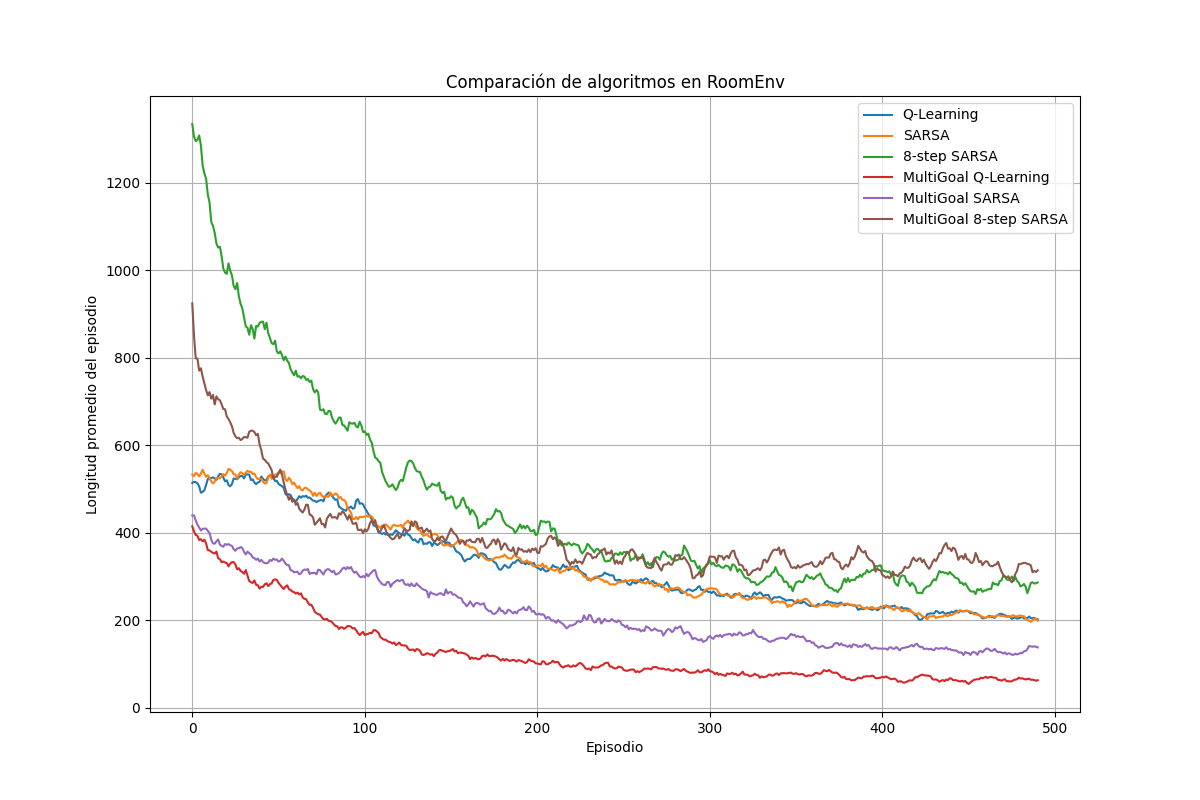

Python code for this plot:
import numpy as np
import matplotlib.pyplot as plt
from collections import defaultdict, deque
from tqdm import tqdm
from Environments.MultiGoalEnvs.RoomEnv import RoomEnv

# Estado en RoomEnv es: (posición_del_agente, objetivo_actual)
# Necesitamos adaptar los algoritmos para trabajar con este formato

class StandardQLearningAgent:
    def __init__(self, action_space, learning_rate=0.1, discount=0.99, epsilon=0.1, init_value=1.0):
        self.action_space = action_space
        self.alpha = learning_rate
        self.gamma = discount
        self.epsilon = epsilon
        self.Q = defaultdict(lambda: defaultdict(lambda: init_value))
        
    def get_action(self, state):
        if np.random.random() < self.epsilon:
            return np.random.choice(self.action_space)
        return self.get_greedy_action(state)
    
    def get_greedy_action(self, state):
        state_key = self._get_state_key(state)
        return max(self.action_space, key=lambda a: self.Q[state_key][a])
    
    def update(self, state, action, reward, next_state, done):
        state_key = self._get_state_key(state)
        next_state_key = self._get_state_key(next_state)
        
        # Q-learning update (off-policy)
        best_next_action = max(self.action_space, key=lambda a: self.Q[next_state_key][a])
        best_next_value = self.Q[next_state_key][best_next_action]
        
        # Si el episodio terminó, no hay valor futuro
        if done:
            best_next_value = 0
            
        # Actualización Q-learning
        self.Q[state_key][action] += self.alpha * (
            reward + self.gamma * best_next_value - self.Q[state_key][action])
    
    def _get_state_key(self, state):
        # En RoomEnv, state es (posición, objetivo)
        # Convertimos a tupla para usar como clave en diccionario
        return tuple(state[0]), tuple(state[1])


class MultiGoalQLearningAgent(StandardQLearningAgent):
    def __init__(self, action_space, goals, learning_rate=0.1, discount=0.99, epsilon=0.1, init_value=1.0):
        super().__init__(action_space, learning_rate, discount, epsilon, init_value)
        # Guardamos la lista de todas las metas posibles
        self.goals = goals
        # Q[(estado, meta)][acción] para todas las metas
        self.Q = defaultdict(lambda: defaultdict(lambda: init_value))
    
    def get_action(self, state):
        # Usamos solo la meta actual para seleccionar la acción
        if np.random.random() < self.epsilon:
            return np.random.choice(self.action_space)
        return self.get_greedy_action(state)
    
    def get_greedy_action(self, state):
        # Basamos la decisión solo en la meta actual
        state_key = self._get_state_key(state)
        return max(self.action_space, key=lambda a: self.Q[state_key][a])
    
    def update(self, state, action, reward, next_state, done):
        position, current_goal = state
        next_position, next_goal = next_state
        
        # Actualizar Q-values para TODAS las metas
        for goal in self.goals:
            # Construir claves para estado y siguiente estado con esta meta
            state_key = (tuple(position), tuple(goal))
            next_state_key = (tuple(next_position), tuple(goal))
            
            # Calcular recompensa para esta meta (1 si posición = meta, 0 en otro caso)
            goal_reward = 1.0 if next_position == goal else 0.0
            
            # Q-learning update (off-policy) para esta meta específica
            best_next_action = max(self.action_space, key=lambda a: self.Q[next_state_key][a])
            best_next_value = self.Q[next_state_key][best_next_action]
            
            # Si llegamos a esta meta, no hay valor futuro
            goal_done = next_position == goal
            if goal_done:
                best_next_value = 0
                
            # Actualización Q-learning para esta meta
            self.Q[state_key][action] += self.alpha * (
                goal_reward + self.gamma * best_next_value - self.Q[state_key][action])
    
    def _get_state_key(self, state):
        # Para la selección de acciones, usamos la posición y meta actual
        position, current_goal = state
        return tuple(position), tuple(current_goal)


class StandardSarsaAgent(StandardQLearningAgent):
    def __init__(self, action_space, learning_rate=0.1, discount=0.99, epsilon=0.1, init_value=1.0):
        super().__init__(action_space, learning_rate, discount, epsilon, init_value)
        
    def update(self, state, action, reward, next_state, next_action, done):
        state_key = self._get_state_key(state)
        next_state_key = self._get_state_key(next_state)
        
        # SARSA update (on-policy)
        next_value = self.Q[next_state_key][next_action] if not done else 0
        
        # Actualización SARSA
        self.Q[state_key][action] += self.alpha * (
            reward + self.gamma * next_value - self.Q[state_key][action])


class MultiGoalSarsaAgent(MultiGoalQLearningAgent):
    def __init__(self, action_space, goals, learning_rate=0.1, discount=0.99, epsilon=0.1, init_value=1.0):
        super().__init__(action_space, goals, learning_rate, discount, epsilon, init_value)
        
    def update(self, state, action, reward, next_state, next_action, done):
        position, current_goal = state
        next_position, next_goal = next_state
        
        # Actualizar Q-values para TODAS las metas
        for goal in self.goals:
            # Construir claves para estado y siguiente estado con esta meta
            state_key = (tuple(position), tuple(goal))
            next_state_key = (tuple(next_position), tuple(goal))
            
            # Calcular recompensa para esta meta (1 si posición = meta, 0 en otro caso)
            goal_reward = 1.0 if next_position == goal else 0.0
            
            # SARSA update (on-policy) para esta meta específica
            goal_done = next_position == goal
            next_value = self.Q[next_state_key][next_action] if not goal_done else 0
                
            # Actualización SARSA para esta meta
            self.Q[state_key][action] += self.alpha * (
                goal_reward + self.gamma * next_value - self.Q[state_key][action])


class StandardNStepSarsaAgent:
    def __init__(self, action_space, n_steps=8, learning_rate=0.1, discount=0.99, epsilon=0.1, init_value=1.0):
        self.action_space = action_space
        self.n = n_steps
        self.alpha = learning_rate
        self.gamma = discount
        self.epsilon = epsilon
        self.Q = defaultdict(lambda: defaultdict(lambda: init_value))
        self.buffer = []  # Almacenar transiciones (s, a, r)
        
    def get_action(self, state):
        if np.random.random() < self.epsilon:
            return np.random.choice(self.action_space)
        return self.get_greedy_action(state)
    
    def get_greedy_action(self, state):
        state_key = self._get_state_key(state)
        return max(self.action_space, key=lambda a: self.Q[state_key][a])
    
    def start_episode(self):
        self.buffer = []
        
    def add_transition(self, state, action, reward):
        self.buffer.append((state, action, reward))
        
    def update(self, current_state, current_action):
        # Solo actualizamos si tenemos suficientes transiciones en el buffer
        if len(self.buffer) < self.n:
            return
            
        # Calcular el retorno n-step
        G = 0
        for i in range(min(self.n, len(self.buffer))):
            G += self.gamma**i * self.buffer[i][2]  # buffer[i][2] es la recompensa
            
        # Añadir estimación bootstrap si hay más estados
        if len(self.buffer) > self.n:
            bootstrap_state = self.buffer[self.n][0]
            bootstrap_action = self.buffer[self.n][1]
            bootstrap_key = self._get_state_key(bootstrap_state)
            G += self.gamma**self.n * self.Q[bootstrap_key][bootstrap_action]
            
        # Actualizar el estado más antiguo del buffer
        oldest_state = self.buffer[0][0]
        oldest_action = self.buffer[0][1]
        oldest_key = self._get_state_key(oldest_state)
        
        self.Q[oldest_key][oldest_action] += self.alpha * (G - self.Q[oldest_key][oldest_action])
        
        # Eliminar la transición más antigua
        self.buffer.pop(0)
        
    def end_episode(self):
        # Procesar todas las transiciones restantes al final del episodio
        while self.buffer:
            # Calcular retorno para el resto del episodio (sin bootstrap)
            G = 0
            for i, (_, _, r) in enumerate(self.buffer):
                G += self.gamma**i * r
                
            # Actualizar el estado más antiguo
            oldest_state = self.buffer[0][0]
            oldest_action = self.buffer[0][1]
            oldest_key = self._get_state_key(oldest_state)
            
            self.Q[oldest_key][oldest_action] += self.alpha * (G - self.Q[oldest_key][oldest_action])
            
            self.buffer.pop(0)
    
    def _get_state_key(self, state):
        return tuple(state[0]), tuple(state[1])


class MultiGoalNStepSarsaAgent:
    def __init__(self, action_space, goals, n_steps=8, learning_rate=0.1, discount=0.99, epsilon=0.1, init_value=1.0):
        self.action_space = action_space
        self.goals = goals
        self.n = n_steps
        self.alpha = learning_rate
        self.gamma = discount
        self.epsilon = epsilon
        self.Q = defaultdict(lambda: defaultdict(lambda: init_value))
        # Buffer para cada meta: {goal: [(s, a, r), ...]}
        self.goal_buffers = {goal: [] for goal in goals}
        
    def get_action(self, state):
        if np.random.random() < self.epsilon:
            return np.random.choice(self.action_space)
        return self.get_greedy_action(state)
    
    def get_greedy_action(self, state):
        state_key = self._get_state_key(state)
        return max(self.action_space, key=lambda a: self.Q[state_key][a])
    
    def start_episode(self):
        for goal in self.goals:
            self.goal_buffers[goal] = []
        
    def add_transition(self, state, action, next_state):
        position, _ = state
        next_position, _ = next_state
        
        # Añadir transición para cada meta con su recompensa específica
        for goal in self.goals:
            # Calcular recompensa para esta meta
            goal_reward = 1.0 if next_position == goal else 0.0
            
            # Añadir al buffer de esta meta: (estado actual con meta específica, acción, recompensa)
            state_with_goal = (position, goal)
            self.goal_buffers[goal].append((state_with_goal, action, goal_reward))
            
    def update(self):
        # Actualizar para cada meta si tenemos suficientes transiciones
        for goal in self.goals:
            buffer = self.goal_buffers[goal]
            
            # Solo actualizamos si tenemos suficientes transiciones
            if len(buffer) < self.n:
                continue
                
            # Calcular el retorno n-step para esta meta
            G = 0
            for i in range(min(self.n, len(buffer))):
                G += self.gamma**i * buffer[i][2]  # buffer[i][2] es la recompensa
                
            # Añadir estimación bootstrap si hay más estados
            if len(buffer) > self.n:
                bootstrap_state = buffer[self.n][0]
                bootstrap_action = buffer[self.n][1]
                bootstrap_key = self._get_state_key(bootstrap_state)
                G += self.gamma**self.n * self.Q[bootstrap_key][bootstrap_action]
                
            # Actualizar el estado más antiguo del buffer
            oldest_state = buffer[0][0]
            oldest_action = buffer[0][1]
            oldest_key = self._get_state_key(oldest_state)
            
            self.Q[oldest_key][oldest_action] += self.alpha * (G - self.Q[oldest_key][oldest_action])
            
            # Eliminar la transición más antigua
            self.goal_buffers[goal].pop(0)
        
    def end_episode(self):
        # Procesar todas las transiciones restantes para cada meta
        for goal in self.goals:
            buffer = self.goal_buffers[goal]
            
            while buffer:
                # Calcular retorno para el resto del episodio (sin bootstrap)
                G = 0
                for i, (_, _, r) in enumerate(buffer):
                    G += self.gamma**i * r
                    
                # Actualizar el estado más antiguo
                oldest_state = buffer[0][0]
                oldest_action = buffer[0][1]
                oldest_key = self._get_state_key(oldest_state)
                
                self.Q[oldest_key][oldest_action] += self.alpha * (G - self.Q[oldest_key][oldest_action])
                
                buffer.pop(0)
    
    def _get_state_key(self, state):
        return tuple(state[0]), tuple(state[1])


def run_experiment(n_episodes=500, n_runs=100, alpha=0.1, epsilon=0.1, gamma=0.99, init_value=1.0):
    env = RoomEnv()
    action_space = env.action_space
    goals = env.goals
    
    # Resultados para cada algoritmo
    results = {
        'Q-Learning': np.zeros((n_runs, n_episodes)),
        'SARSA': np.zeros((n_runs, n_episodes)),
        '8-step SARSA': np.zeros((n_runs, n_episodes)),
        'MultiGoal Q-Learning': np.zeros((n_runs, n_episodes)),
        'MultiGoal SARSA': np.zeros((n_runs, n_episodes)),
        'MultiGoal 8-step SARSA': np.zeros((n_runs, n_episodes)),
    }
    
    # Ejecutar experimentos para Q-Learning estándar
    for run in tqdm(range(n_runs), desc="Q-Learning"):
        agent = StandardQLearningAgent(action_space, alpha, gamma, epsilon, init_value)
        for episode in range(n_episodes):
            state = env.reset()
            done = False
            steps = 0
            
            while not done:
                action = agent.get_action(state)
                next_state, reward, done = env.step(action)
                agent.update(state, action, reward, next_state, done)
                state = next_state
                steps += 1
                
            results['Q-Learning'][run, episode] = steps
    
    # Ejecutar experimentos para SARSA estándar
    for run in tqdm(range(n_runs), desc="SARSA"):
        agent = StandardSarsaAgent(action_space, alpha, gamma, epsilon, init_value)
        for episode in range(n_episodes):
            state = env.reset()
            action = agent.get_action(state)
            done = False
            steps = 0
            
            while not done:
                next_state, reward, done = env.step(action)
                next_action = agent.get_action(next_state) if not done else None
                agent.update(state, action, reward, next_state, next_action, done)
                state = next_state
                action = next_action
                steps += 1
                
            results['SARSA'][run, episode] = steps
    
    # Ejecutar experimentos para 8-step SARSA estándar
    for run in tqdm(range(n_runs), desc="8-step SARSA"):
        agent = StandardNStepSarsaAgent(action_space, 8, alpha, gamma, epsilon, init_value)
        for episode in range(n_episodes):
            state = env.reset()
            done = False
            steps = 0
            agent.start_episode()
            
            while not done:
                action = agent.get_action(state)
                next_state, reward, done = env.step(action)
                
                # Añadir transición al buffer
                agent.add_transition(state, action, reward)
                
                # Actualizar valores Q para la transición más antigua (si hay suficientes)
                agent.update(state, action)
                
                state = next_state
                steps += 1
            
            # Procesar transiciones restantes al final del episodio
            agent.end_episode()
                
            results['8-step SARSA'][run, episode] = steps
    
    # Ejecutar experimentos para Q-Learning multi-goal
    for run in tqdm(range(n_runs), desc="MultiGoal Q-Learning"):
        agent = MultiGoalQLearningAgent(action_space, goals, alpha, gamma, epsilon, init_value)
        for episode in range(n_episodes):
            state = env.reset()
            done = False
            steps = 0
            
            while not done:
                action = agent.get_action(state)
                next_state, reward, done = env.step(action)
                agent.update(state, action, reward, next_state, done)
                state = next_state
                steps += 1
                
            results['MultiGoal Q-Learning'][run, episode] = steps
    
    # Ejecutar experimentos para SARSA multi-goal
    for run in tqdm(range(n_runs), desc="MultiGoal SARSA"):
        agent = MultiGoalSarsaAgent(action_space, goals, alpha, gamma, epsilon, init_value)
        for episode in range(n_episodes):
            state = env.reset()
            action = agent.get_action(state)
            done = False
            steps = 0
            
            while not done:
                next_state, reward, done = env.step(action)
                next_action = agent.get_action(next_state) if not done else None
                agent.update(state, action, reward, next_state, next_action, done)
                state = next_state
                action = next_action
                steps += 1
                
            results['MultiGoal SARSA'][run, episode] = steps
    
    # Ejecutar experimentos para 8-step SARSA multi-goal
    for run in tqdm(range(n_runs), desc="MultiGoal 8-step SARSA"):
        agent = MultiGoalNStepSarsaAgent(action_space, goals, 8, alpha, gamma, epsilon, init_value)
        for episode in range(n_episodes):
            state = env.reset()
            done = False
            steps = 0
            agent.start_episode()
            
            while not done:
                action = agent.get_action(state)
                next_state, reward, done = env.step(action)
                
                # Añadir transición al buffer para todas las metas
                agent.add_transition(state, action, next_state)
                
                # Actualizar valores Q para la transición más antigua
                agent.update()
                
                state = next_state
                steps += 1
            
            # Procesar transiciones restantes al final del episodio
            agent.end_episode()
                
            results['MultiGoal 8-step SARSA'][run, episode] = steps
    
    return results


def plot_results(results):
    plt.figure(figsize=(12, 8))
    
    # Calcular promedios sobre todas las ejecuciones
    for algorithm, data in results.items():
        mean_steps = np.mean(data, axis=0)
        # Suavizar datos para visualización
        window_size = 10
        smoothed = np.convolve(mean_steps, np.ones(window_size)/window_size, mode='valid')
        x = np.arange(len(smoothed))
        
        plt.plot(x, smoothed, label=algorithm)
    
    plt.xlabel('Episodio')
    plt.ylabel('Longitud promedio del episodio')
    plt.title('Comparación de algoritmos en RoomEnv')
    plt.legend()
    plt.grid(True)
    plt.savefig('Code_T3/multigoal.png')
    plt.show()


if __name__ == "__main__":
    results = run_experiment()
    plot_results(results)